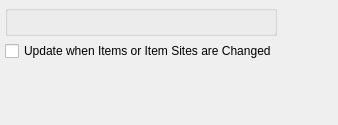
<?xml version="1.0" encoding="UTF-8"?>
<ui version="4.0">
 <comment>This file is part of the xTuple ERP: PostBooks Edition, a free and
open source Enterprise Resource Planning software suite,
Copyright (c) 1999-2019 by OpenMFG LLC, d/b/a xTuple.
It is licensed to you under the Common Public Attribution License
version 1.0, the full text of which (including xTuple-specific Exhibits)
is available at www.xtuple.com/CPAL.  By using this software, you agree
to be bound by its terms.</comment>
 <class>dspInvalidBillsOfMaterials</class>
 <widget class="QWidget" name="dspInvalidBillsOfMaterials">
  <property name="geometry">
   <rect>
    <x>0</x>
    <y>0</y>
    <width>338</width>
    <height>125</height>
   </rect>
  </property>
  <property name="windowTitle">
   <string>Bills of Materials without Component Item Sites</string>
  </property>
  <layout class="QHBoxLayout" name="horizontalLayout">
   <item>
    <layout class="QVBoxLayout">
     <item>
      <widget class="WarehouseGroup" name="_warehouse">
       <property name="title">
        <string/>
       </property>
       <property name="fixedSize">
        <bool>false</bool>
       </property>
      </widget>
     </item>
     <item>
      <widget class="XCheckBox" name="_update">
       <property name="text">
        <string>Update when Items or Item Sites are Changed</string>
       </property>
      </widget>
     </item>
     <item>
      <spacer name="verticalSpacer">
       <property name="orientation">
        <enum>Qt::Vertical</enum>
       </property>
       <property name="sizeHint" stdset="0">
        <size>
         <width>20</width>
         <height>0</height>
        </size>
       </property>
      </spacer>
     </item>
    </layout>
   </item>
   <item>
    <spacer>
     <property name="orientation">
      <enum>Qt::Horizontal</enum>
     </property>
     <property name="sizeType">
      <enum>QSizePolicy::Expanding</enum>
     </property>
     <property name="sizeHint" stdset="0">
      <size>
       <width>0</width>
       <height>20</height>
      </size>
     </property>
    </spacer>
   </item>
  </layout>
 </widget>
 <layoutdefault spacing="5" margin="5"/>
 <customwidgets>
  <customwidget>
   <class>WarehouseGroup</class>
   <extends>QGroupBox</extends>
   <header>warehousegroup.h</header>
   <container>1</container>
  </customwidget>
  <customwidget>
   <class>XCheckBox</class>
   <extends>QCheckBox</extends>
   <header>xcheckbox.h</header>
  </customwidget>
 </customwidgets>
 <tabstops>
  <tabstop>_warehouse</tabstop>
 </tabstops>
 <resources/>
 <connections/>
</ui>
